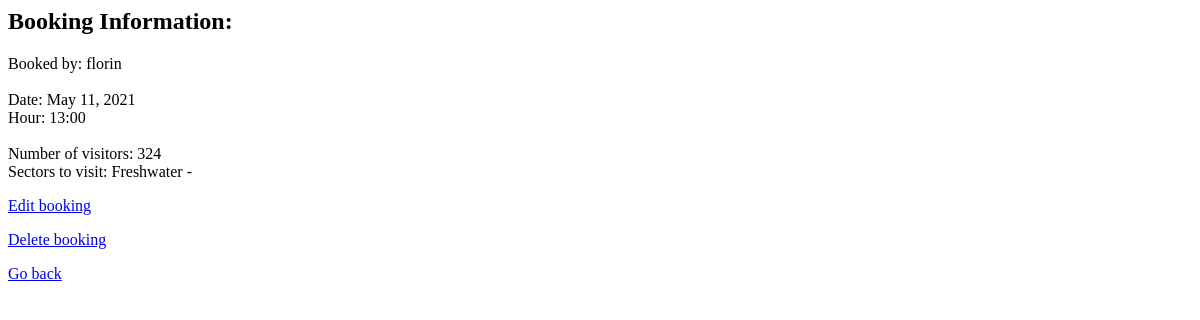
The app's page /zooweb/groupofvisitors/20 (signed in), older data.
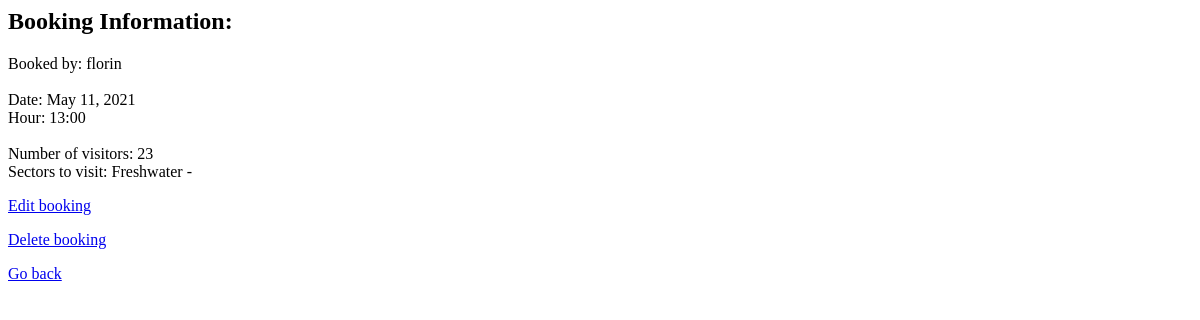
The same page, newer data.
### ZooWeb/models.py (models this page shows, shortened)
class GroupOfVisitor(models.Model):
    HOUR_LIST = (('10:00', '10:00'), ('13:00', '13:00'), ('16:00', '16:00'), ('19:00', '19:00'))
    user = models.ForeignKey(User, on_delete=models.CASCADE)
    number_of_visitors = models.IntegerField()
    sector = models.ManyToManyField('Sector')
    date = models.DateField()
    hour = models.CharField(max_length=20, choices=HOUR_LIST)
    class Meta:
        unique_together = ('date', 'hour')

### ZooWeb/views.py (the view)
class VisitorsDetail(LoginRequiredMixin, CheckIsOwnerMixin, generic.DetailView):
    model = GroupOfVisitor
    template_name = 'visitors_detail.html'

### ZooWeb/views.py (called while the page is built)
    @method_decorator(login_required())
    def dispatch(self, *args, **kwargs):
        return super(LoginRequiredMixin, self).dispatch(*args, **kwargs)

    def get_object(self, *args, **kwargs):
        obj = super(CheckIsOwnerMixin, self).get_object(*args, **kwargs)
        if not obj.user == self.request.user:
            raise PermissionDenied
        return obj

### ZooWeb/templates/visitors_detail.html
<h2>Booking Information: </h2>
<p>
    Booked by: {{ user.username }} <br/><br/>
    Date: {{ groupofvisitor.date }} <br/>
    Hour: {{ groupofvisitor.hour }} <br/><br/>
    Number of visitors: {{ groupofvisitor.number_of_visitors }} <br/>
    Sectors to visit: {% for g in groupofvisitor.sector.all %}
                        {{ g.name }} -
                      {% endfor %}
    <br/>
    <p><a href="{% url 'visitors_edit' groupofvisitor.id %}">Edit booking</a></p>
    <p><a href="{% url 'visitors_delete' groupofvisitor.id %}">Delete booking</a></p>
    <p><a href="{% url 'home' %}">Go back</a></p>
</p>

Row changes from the older to the newer data that the page shows:
changed GroupOfVisitor: number_of_visitors "324" → "23"
